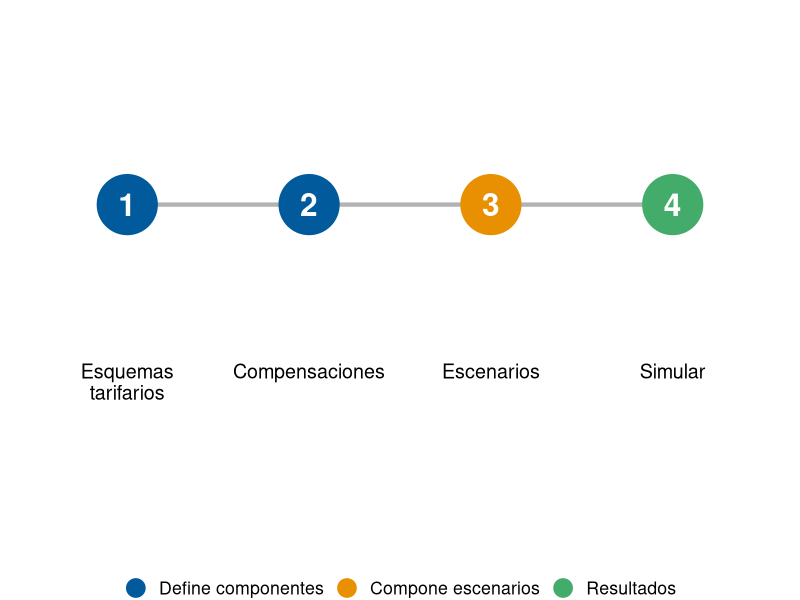
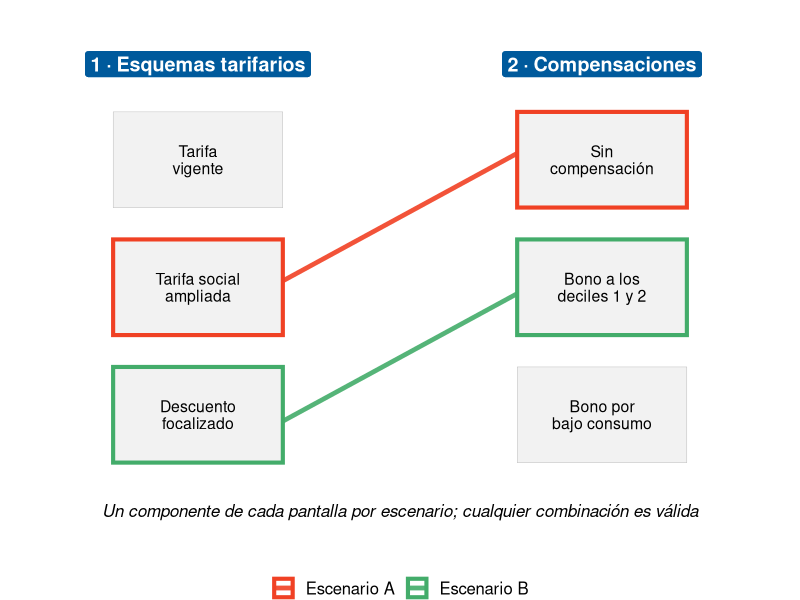
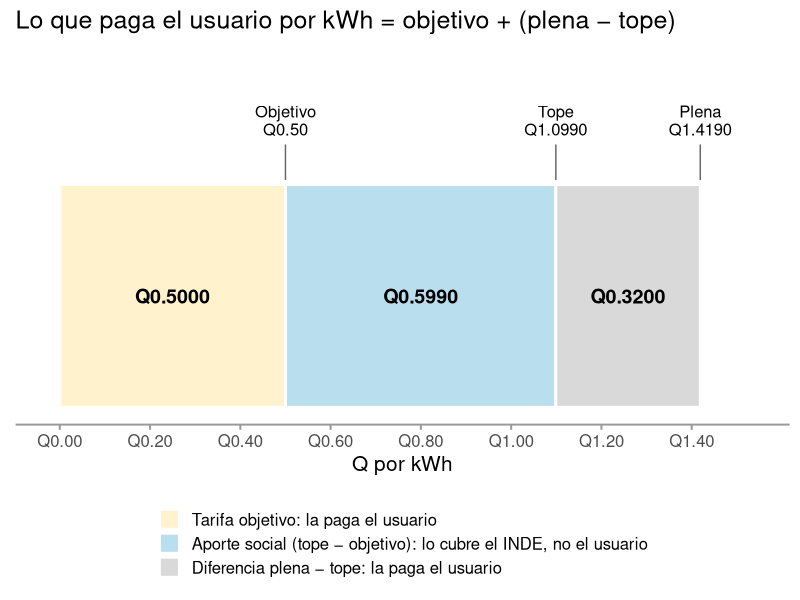

Write the R code that produced these figures, in order.
# Diagramas de la pestaña «Instructivo» de la app (www/img/).
# Se corre desde la raíz del repo: Rscript data-raw/build_instructivo_img.R
# Los nombres de los componentes del diagrama son ilustrativos.

library(ggplot2)

azul <- "#005A9C"; naranja <- "#e99002"; verde <- "#43ac6a"; rojo <- "#f04124"

guardar <- function(p, archivo, ancho, alto) {
  dir.create("www/img", recursive = TRUE, showWarnings = FALSE)
  ggsave(file.path("www/img", archivo), p, width = ancho, height = alto, dpi = 150, bg = "white")
}

# --- Las cuatro pantallas ---------------------------------------------------------

pantallas <- data.frame(
  n = 1:4,
  nombre = c("Esquemas\ntarifarios", "Compensaciones", "Escenarios", "Simular"),
  tipo = factor(c("Define componentes", "Define componentes", "Compone escenarios", "Resultados"),
                levels = c("Define componentes", "Compone escenarios", "Resultados"))
)

p_pantallas <- ggplot(pantallas, aes(n, 0)) +
  annotate("segment", x = 1, xend = 4, y = 0, yend = 0, colour = "grey70", linewidth = 1.5) +
  geom_point(aes(colour = tipo), size = 20) +
  geom_text(aes(label = n), colour = "white", size = 8, fontface = "bold") +
  geom_text(aes(y = -0.4, label = nombre), size = 5, lineheight = 0.9, vjust = 1) +
  scale_colour_manual(values = c(azul, naranja, verde), name = NULL) +
  scale_x_continuous(limits = c(0.5, 4.5)) +
  scale_y_continuous(limits = c(-0.85, 0.45)) +
  guides(colour = guide_legend(override.aes = list(size = 6))) +
  theme_void(base_size = 16) +
  theme(legend.position = "bottom")
guardar(p_pantallas, "pantallas.png", 9, 3.2)

# --- Cómo se arma un escenario ------------------------------------------------------

comp <- data.frame(
  pantalla = rep(1:2, times = c(3, 3)),
  etiqueta = c("Tarifa\nvigente", "Tarifa social\nampliada", "Descuento\nfocalizado",
               "Sin\ncompensación", "Bono a los\ndeciles 1 y 2", "Bono por\nbajo consumo")
)
comp$k <- ave(comp$pantalla, comp$pantalla, FUN = seq_along)
comp$y <- 4 - comp$k

titulos <- data.frame(pantalla = 1:2, texto = c("1 · Esquemas tarifarios", "2 · Compensaciones"))

esc <- data.frame(escenario = rep(c("Escenario A", "Escenario B"), each = 2),
                  pantalla = rep(1:2, 2), k = c(2, 1, 3, 2))
esc <- merge(esc, comp, by = c("pantalla", "k"))
esc <- esc[order(esc$escenario, esc$pantalla), ]
seg <- do.call(rbind, lapply(split(esc, esc$escenario), \(d) data.frame(
  escenario = d$escenario[1], x = d$pantalla[1], y = d$y[1], xend = d$pantalla[2], yend = d$y[2])))
seg$off <- ifelse(seg$escenario == "Escenario A", 0.05, -0.05)

p_escenario <- ggplot() +
  geom_tile(data = comp, aes(pantalla, y), width = 0.42, height = 0.75, fill = "grey95", colour = "grey60") +
  geom_segment(data = seg, aes(x = x + 0.21, xend = xend - 0.21, y = y + off, yend = yend + off,
                               colour = escenario), linewidth = 1.6, alpha = 0.9) +
  geom_tile(data = esc, aes(pantalla, y, colour = escenario), width = 0.42, height = 0.75,
            fill = NA, linewidth = 1.4) +
  geom_text(data = comp, aes(pantalla, y, label = etiqueta), size = 4, lineheight = 0.9) +
  geom_label(data = titulos, aes(pantalla, 3.75, label = texto), fill = azul, colour = "white",
             size = 5, fontface = "bold") +
  annotate("text", x = 1.5, y = 0.25, size = 4.3, fontface = "italic",
           label = "Un componente de cada pantalla por escenario; cualquier combinación es válida") +
  scale_colour_manual(values = c("Escenario A" = rojo, "Escenario B" = verde), name = NULL) +
  scale_x_continuous(limits = c(0.6, 2.4)) +
  scale_y_continuous(limits = c(0, 4.05)) +
  theme_void(base_size = 15) +
  theme(legend.position = "bottom")
guardar(p_escenario, "escenario.png", 9, 5.2)

# --- Composición de la tarifa plena (ejemplo: EEGSA, tramo de 0 a 60 kWh, tarifa vigente) ---

plena <- 1.419026; tope <- 1.099029; objetivo <- 0.5
partes <- data.frame(
  parte = factor(c("Tarifa objetivo: la paga el usuario", "Aporte social (tope − objetivo): lo cubre el INDE, no el usuario",
                   "Diferencia plena − tope: la paga el usuario"),
                 levels = rev(c("Tarifa objetivo: la paga el usuario", "Aporte social (tope − objetivo): lo cubre el INDE, no el usuario",
                                "Diferencia plena − tope: la paga el usuario"))),
  valor = c(objetivo, tope - objetivo, plena - tope)
)
partes$fin <- cumsum(partes$valor); partes$ini <- partes$fin - partes$valor
marcas <- data.frame(x = c(objetivo, tope, plena),
                     etiqueta = sprintf(c("Objetivo\nQ%.2f", "Tope\nQ%.4f", "Plena\nQ%.4f"), c(objetivo, tope, plena)))

p_tarifas <- ggplot(partes) +
  geom_rect(aes(xmin = ini, xmax = fin, ymin = 0, ymax = 1, fill = parte), colour = "white", linewidth = 1) +
  geom_text(aes(x = (ini + fin) / 2, y = 0.5, label = sprintf("Q%.4f", valor)), size = 5, fontface = "bold") +
  geom_segment(data = marcas, aes(x = x, xend = x, y = 1.02, yend = 1.18), colour = "grey40") +
  geom_text(data = marcas, aes(x = x, y = 1.22, label = etiqueta), vjust = 0, size = 4.2, lineheight = 0.9) +
  scale_fill_manual(values = c("Tarifa objetivo: la paga el usuario" = "#FFF2CC",
                               "Aporte social (tope − objetivo): lo cubre el INDE, no el usuario" = "#B9DEED",
                               "Diferencia plena − tope: la paga el usuario" = "#D9D9D9"),
                    breaks = levels(partes$parte)[3:1], name = NULL) +
  scale_x_continuous(limits = c(-0.02, plena + 0.12), labels = \(x) sprintf("Q%.2f", x),
                     breaks = seq(0, 1.4, 0.2)) +
  scale_y_continuous(limits = c(0, 1.55)) +
  labs(x = "Q por kWh", y = NULL, title = "Lo que paga el usuario por kWh = objetivo + (plena − tope)") +
  theme_minimal(base_size = 15) +
  theme(legend.position = "bottom", legend.direction = "vertical", panel.grid = element_blank(),
        axis.text.y = element_blank(), axis.line.x = element_line(colour = "grey60"),
        axis.ticks.x = element_line(colour = "grey60"))
guardar(p_tarifas, "tarifas.png", 9, 4.6)
